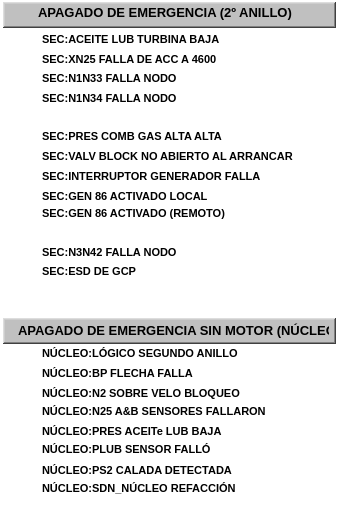
  <widget class="QFrame" name="fr_3">
   <property name="geometry">
    <rect>
     <x>685</x>
     <y>53</y>
     <width>341</width>
     <height>528</height>
    </rect>
   </property>
   <property name="styleSheet">
    <string notr="true">background-color: rgba(255, 255, 255, 0);</string>
   </property>
   <property name="frameShape">
    <enum>QFrame::StyledPanel</enum>
   </property>
   <property name="frameShadow">
    <enum>QFrame::Plain</enum>
   </property>
   <property name="lineWidth">
    <number>1</number>
   </property>
   <property name="midLineWidth">
    <number>0</number>
   </property>
   <widget class="QFrame" name="frTitulo_7">
    <property name="geometry">
     <rect>
      <x>3</x>
      <y>2</y>
      <width>333</width>
      <height>26</height>
     </rect>
    </property>
    <property name="styleSheet">
     <string notr="true">background-color: rgb(192, 192, 192);</string>
    </property>
    <property name="frameShape">
     <enum>QFrame::WinPanel</enum>
    </property>
    <property name="frameShadow">
     <enum>QFrame::Raised</enum>
    </property>
    <property name="lineWidth">
     <number>2</number>
    </property>
    <property name="midLineWidth">
     <number>0</number>
    </property>
   </widget>
   <widget class="QLabel" name="lbTitulo_7">
    <property name="geometry">
     <rect>
      <x>38</x>
      <y>2</y>
      <width>271</width>
      <height>20</height>
     </rect>
    </property>
    <property name="font">
     <font>
      <pointsize>10</pointsize>
      <weight>75</weight>
      <bold>true</bold>
     </font>
    </property>
    <property name="styleSheet">
     <string notr="true">background-color: rgba(255, 255, 255, 0);</string>
    </property>
    <property name="text">
     <string>APAGADO DE EMERGENCIA (2º ANILLO)</string>
    </property>
   </widget>
   <widget class="QFrame" name="frTitulo_8">
    <property name="geometry">
     <rect>
      <x>3</x>
      <y>318</y>
      <width>333</width>
      <height>26</height>
     </rect>
    </property>
    <property name="styleSheet">
     <string notr="true">background-color: rgb(192, 192, 192);</string>
    </property>
    <property name="frameShape">
     <enum>QFrame::WinPanel</enum>
    </property>
    <property name="frameShadow">
     <enum>QFrame::Raised</enum>
    </property>
    <property name="lineWidth">
     <number>2</number>
    </property>
    <property name="midLineWidth">
     <number>0</number>
    </property>
   </widget>
   <widget class="QLabel" name="lbTitulo_8">
    <property name="geometry">
     <rect>
      <x>18</x>
      <y>320</y>
      <width>311</width>
      <height>20</height>
     </rect>
    </property>
    <property name="font">
     <font>
      <pointsize>10</pointsize>
      <weight>75</weight>
      <bold>true</bold>
     </font>
    </property>
    <property name="styleSheet">
     <string notr="true">background-color: rgba(255, 255, 255, 0);</string>
    </property>
    <property name="text">
     <string>APAGADO DE EMERGENCIA SIN MOTOR (NÚCLEO)</string>
    </property>
   </widget>
   <widget class="QLabel" name="lbTexto_65">
    <property name="geometry">
     <rect>
      <x>42</x>
      <y>31</y>
      <width>281</width>
      <height>16</height>
     </rect>
    </property>
    <property name="font">
     <font>
      <pointsize>8</pointsize>
      <weight>75</weight>
      <bold>true</bold>
     </font>
    </property>
    <property name="styleSheet">
     <string notr="true">background-color: rgba(255, 255, 255, 0);</string>
    </property>
    <property name="text">
     <string>SEC:ACEITE LUB TURBINA BAJA</string>
    </property>
   </widget>
   <widget class="AWMultiObject" name="aLet_65">
    <property name="geometry">
     <rect>
      <x>13</x>
      <y>25</y>
      <width>25</width>
      <height>31</height>
     </rect>
    </property>
    <property name="ElementType">
     <enum>AWMultiObject::CIRLED</enum>
    </property>
    <property name="OnColor">
     <enum>AWMultiObject::Grey</enum>
    </property>
    <property name="OffColor">
     <enum>AWMultiObject::Grey</enum>
    </property>
   </widget>
   <widget class="QLabel" name="lbTexto_66">
    <property name="geometry">
     <rect>
      <x>42</x>
      <y>51</y>
      <width>281</width>
      <height>16</height>
     </rect>
    </property>
    <property name="font">
     <font>
      <pointsize>8</pointsize>
      <weight>75</weight>
      <bold>true</bold>
     </font>
    </property>
    <property name="styleSheet">
     <string notr="true">background-color: rgba(255, 255, 255, 0);</string>
    </property>
    <property name="text">
     <string>SEC:XN25 FALLA DE ACC A 4600</string>
    </property>
   </widget>
   <widget class="AWMultiObject" name="aLet_66">
    <property name="geometry">
     <rect>
      <x>13</x>
      <y>45</y>
      <width>25</width>
      <height>31</height>
     </rect>
    </property>
    <property name="ElementType">
     <enum>AWMultiObject::CIRLED</enum>
    </property>
    <property name="OnColor">
     <enum>AWMultiObject::Grey</enum>
    </property>
    <property name="OffColor">
     <enum>AWMultiObject::Grey</enum>
    </property>
   </widget>
   <widget class="QLabel" name="lbTexto_67">
    <property name="geometry">
     <rect>
      <x>42</x>
      <y>70</y>
      <width>281</width>
      <height>16</height>
     </rect>
    </property>
    <property name="font">
     <font>
      <pointsize>8</pointsize>
      <weight>75</weight>
      <bold>true</bold>
     </font>
    </property>
    <property name="styleSheet">
     <string notr="true">background-color: rgba(255, 255, 255, 0);</string>
    </property>
    <property name="text">
     <string>SEC:N1N33 FALLA NODO</string>
    </property>
   </widget>
   <widget class="AWMultiObject" name="aLet_67">
    <property name="geometry">
     <rect>
      <x>13</x>
      <y>64</y>
      <width>25</width>
      <height>31</height>
     </rect>
    </property>
    <property name="ElementType">
     <enum>AWMultiObject::CIRLED</enum>
    </property>
    <property name="OnColor">
     <enum>AWMultiObject::Grey</enum>
    </property>
    <property name="OffColor">
     <enum>AWMultiObject::Grey</enum>
    </property>
   </widget>
   <widget class="QLabel" name="lbTexto_68">
    <property name="geometry">
     <rect>
      <x>42</x>
      <y>90</y>
      <width>281</width>
      <height>16</height>
     </rect>
    </property>
    <property name="font">
     <font>
      <pointsize>8</pointsize>
      <weight>75</weight>
      <bold>true</bold>
     </font>
    </property>
    <property name="styleSheet">
     <string notr="true">background-color: rgba(255, 255, 255, 0);</string>
    </property>
    <property name="text">
     <string>SEC:N1N34 FALLA NODO</string>
    </property>
   </widget>
   <widget class="AWMultiObject" name="aLet_68">
    <property name="geometry">
     <rect>
      <x>13</x>
      <y>83</y>
      <width>25</width>
      <height>31</height>
     </rect>
    </property>
    <property name="ElementType">
     <enum>AWMultiObject::CIRLED</enum>
    </property>
    <property name="OnColor">
     <enum>AWMultiObject::Grey</enum>
    </property>
    <property name="OffColor">
     <enum>AWMultiObject::Grey</enum>
    </property>
   </widget>
   <widget class="AWMultiObject" name="aLet_69">
    <property name="geometry">
     <rect>
      <x>13</x>
      <y>139</y>
      <width>25</width>
      <height>31</height>
     </rect>
    </property>
    <property name="ElementType">
     <enum>AWMultiObject::CIRLED</enum>
    </property>
    <property name="OnColor">
     <enum>AWMultiObject::Grey</enum>
    </property>
    <property name="OffColor">
     <enum>AWMultiObject::Grey</enum>
    </property>
   </widget>
   <widget class="QLabel" name="lbTexto_69">
    <property name="geometry">
     <rect>
      <x>42</x>
      <y>128</y>
      <width>281</width>
      <height>16</height>
     </rect>
    </property>
    <property name="font">
     <font>
      <pointsize>8</pointsize>
      <weight>75</weight>
      <bold>true</bold>
     </font>
    </property>
    <property name="styleSheet">
     <string notr="true">background-color: rgba(255, 255, 255, 0);</string>
    </property>
    <property name="text">
     <string>SEC:PRES COMB GAS ALTA ALTA</string>
    </property>
   </widget>
   <widget class="AWMultiObject" name="aLet_70">
    <property name="geometry">
     <rect>
      <x>13</x>
      <y>160</y>
      <width>25</width>
      <height>31</height>
     </rect>
    </property>
    <property name="ElementType">
     <enum>AWMultiObject::CIRLED</enum>
    </property>
    <property name="OnColor">
     <enum>AWMultiObject::Grey</enum>
    </property>
    <property name="OffColor">
     <enum>AWMultiObject::Grey</enum>
    </property>
   </widget>
   <widget class="QLabel" name="lbTexto_70">
    <property name="geometry">
     <rect>
      <x>42</x>
      <y>148</y>
      <width>281</width>
      <height>16</height>
     </rect>
    </property>
    <property name="font">
     <font>
      <pointsize>8</pointsize>
      <weight>75</weight>
      <bold>true</bold>
     </font>
    </property>
    <property name="styleSheet">
     <string notr="true">background-color: rgba(255, 255, 255, 0);</string>
    </property>
    <property name="text">
     <string>SEC:VALV BLOCK NO ABIERTO AL ARRANCAR</string>
    </property>
   </widget>
   <widget class="QLabel" name="lbTexto_71">
    <property name="geometry">
     <rect>
      <x>42</x>
      <y>168</y>
      <width>281</width>
      <height>16</height>
     </rect>
    </property>
    <property name="font">
     <font>
      <pointsize>8</pointsize>
      <weight>75</weight>
      <bold>true</bold>
     </font>
    </property>
    <property name="styleSheet">
     <string notr="true">background-color: rgba(255, 255, 255, 0);</string>
    </property>
    <property name="text">
     <string>SEC:INTERRUPTOR GENERADOR FALLA</string>
    </property>
   </widget>
   <widget class="AWMultiObject" name="aLet_71">
    <property name="geometry">
     <rect>
      <x>13</x>
      <y>121</y>
      <width>25</width>
      <height>31</height>
     </rect>
    </property>
    <property name="ElementType">
     <enum>AWMultiObject::CIRLED</enum>
    </property>
    <property name="OnColor">
     <enum>AWMultiObject::Grey</enum>
    </property>
    <property name="OffColor">
     <enum>AWMultiObject::Grey</enum>
    </property>
   </widget>
   <widget class="AWMultiObject" name="aLet_72">
    <property name="geometry">
     <rect>
      <x>13</x>
      <y>198</y>
      <width>25</width>
      <height>31</height>
     </rect>
    </property>
    <property name="ElementType">
     <enum>AWMultiObject::CIRLED</enum>
    </property>
    <property name="OnColor">
     <enum>AWMultiObject::Grey</enum>
    </property>
    <property name="OffColor">
     <enum>AWMultiObject::Grey</enum>
    </property>
   </widget>
   <widget class="QLabel" name="lbTexto_72">
    <property name="geometry">
     <rect>
      <x>42</x>
      <y>188</y>
      <width>281</width>
      <height>16</height>
     </rect>
    </property>
    <property name="font">
     <font>
      <pointsize>8</pointsize>
      <weight>75</weight>
      <bold>true</bold>
     </font>
    </property>
    <property name="styleSheet">
     <string notr="true">background-color: rgba(255, 255, 255, 0);</string>
    </property>
    <property name="text">
     <string>SEC:GEN 86 ACTIVADO LOCAL</string>
    </property>
   </widget>
   <widget class="AWMultiObject" name="aLet_73">
    <property name="geometry">
     <rect>
      <x>13</x>
      <y>237</y>
      <width>25</width>
      <height>31</height>
     </rect>
    </property>
    <property name="ElementType">
     <enum>AWMultiObject::CIRLED</enum>
    </property>
    <property name="OnColor">
     <enum>AWMultiObject::Grey</enum>
    </property>
    <property name="OffColor">
     <enum>AWMultiObject::Grey</enum>
    </property>
   </widget>
   <widget class="QLabel" name="lbTexto_73">
    <property name="geometry">
     <rect>
      <x>42</x>
      <y>205</y>
      <width>281</width>
      <height>16</height>
     </rect>
    </property>
    <property name="font">
     <font>
      <pointsize>8</pointsize>
      <weight>75</weight>
      <bold>true</bold>
     </font>
    </property>
    <property name="styleSheet">
     <string notr="true">background-color: rgba(255, 255, 255, 0);</string>
    </property>
    <property name="text">
     <string>SEC:GEN 86 ACTIVADO (REMOTO)</string>
    </property>
   </widget>
   <widget class="QLabel" name="lbTexto_74">
    <property name="geometry">
     <rect>
      <x>42</x>
      <y>385</y>
      <width>281</width>
      <height>16</height>
     </rect>
    </property>
    <property name="font">
     <font>
      <pointsize>8</pointsize>
      <weight>75</weight>
      <bold>true</bold>
     </font>
    </property>
    <property name="styleSheet">
     <string notr="true">background-color: rgba(255, 255, 255, 0);</string>
    </property>
    <property name="text">
     <string>NÚCLEO:N2 SOBRE VELO BLOQUEO</string>
    </property>
   </widget>
   <widget class="AWMultiObject" name="aLet_74">
    <property name="geometry">
     <rect>
      <x>13</x>
      <y>180</y>
      <width>25</width>
      <height>31</height>
     </rect>
    </property>
    <property name="ElementType">
     <enum>AWMultiObject::CIRLED</enum>
    </property>
    <property name="OnColor">
     <enum>AWMultiObject::Grey</enum>
    </property>
    <property name="OffColor">
     <enum>AWMultiObject::Grey</enum>
    </property>
   </widget>
   <widget class="QLabel" name="lbTexto_75">
    <property name="geometry">
     <rect>
      <x>42</x>
      <y>244</y>
      <width>281</width>
      <height>16</height>
     </rect>
    </property>
    <property name="font">
     <font>
      <pointsize>8</pointsize>
      <weight>75</weight>
      <bold>true</bold>
     </font>
    </property>
    <property name="styleSheet">
     <string notr="true">background-color: rgba(255, 255, 255, 0);</string>
    </property>
    <property name="text">
     <string>SEC:N3N42 FALLA NODO</string>
    </property>
   </widget>
   <widget class="AWMultiObject" name="aLet_75">
    <property name="geometry">
     <rect>
      <x>13</x>
      <y>256</y>
      <width>25</width>
      <height>31</height>
     </rect>
    </property>
    <property name="ElementType">
     <enum>AWMultiObject::CIRLED</enum>
    </property>
    <property name="OnColor">
     <enum>AWMultiObject::Grey</enum>
    </property>
    <property name="OffColor">
     <enum>AWMultiObject::Grey</enum>
    </property>
   </widget>
   <widget class="AWMultiObject" name="aLet_76">
    <property name="geometry">
     <rect>
      <x>13</x>
      <y>339</y>
      <width>25</width>
      <height>31</height>
     </rect>
    </property>
    <property name="ElementType">
     <enum>AWMultiObject::CIRLED</enum>
    </property>
    <property name="OnColor">
     <enum>AWMultiObject::Grey</enum>
    </property>
    <property name="OffColor">
     <enum>AWMultiObject::Grey</enum>
    </property>
   </widget>
   <widget class="QLabel" name="lbTexto_76">
    <property name="geometry">
     <rect>
      <x>42</x>
      <y>263</y>
      <width>281</width>
      <height>16</height>
     </rect>
    </property>
    <property name="font">
     <font>
      <pointsize>8</pointsize>
      <weight>75</weight>
      <bold>true</bold>
     </font>
    </property>
    <property name="styleSheet">
     <string notr="true">background-color: rgba(255, 255, 255, 0);</string>
    </property>
    <property name="text">
     <string>SEC:ESD DE GCP</string>
    </property>
   </widget>
   <widget class="QLabel" name="lbTexto_77">
    <property name="geometry">
     <rect>
      <x>42</x>
      <y>345</y>
      <width>281</width>
      <height>16</height>
     </rect>
    </property>
    <property name="font">
     <font>
      <pointsize>8</pointsize>
      <weight>75</weight>
      <bold>true</bold>
     </font>
    </property>
    <property name="styleSheet">
     <string notr="true">background-color: rgba(255, 255, 255, 0);</string>
    </property>
    <property name="text">
     <string>NÚCLEO:LÓGICO SEGUNDO ANILLO</string>
    </property>
   </widget>
   <widget class="AWMultiObject" name="aLet_77">
    <property name="geometry">
     <rect>
      <x>13</x>
      <y>358</y>
      <width>25</width>
      <height>31</height>
     </rect>
    </property>
    <property name="ElementType">
     <enum>AWMultiObject::CIRLED</enum>
    </property>
    <property name="OnColor">
     <enum>AWMultiObject::Grey</enum>
    </property>
    <property name="OffColor">
     <enum>AWMultiObject::Grey</enum>
    </property>
   </widget>
   <widget class="AWMultiObject" name="aLet_78">
    <property name="geometry">
     <rect>
      <x>13</x>
      <y>378</y>
      <width>25</width>
      <height>31</height>
     </rect>
    </property>
    <property name="ElementType">
     <enum>AWMultiObject::CIRLED</enum>
    </property>
    <property name="OnColor">
     <enum>AWMultiObject::Grey</enum>
    </property>
    <property name="OffColor">
     <enum>AWMultiObject::Grey</enum>
    </property>
   </widget>
   <widget class="QLabel" name="lbTexto_78">
    <property name="geometry">
     <rect>
      <x>42</x>
      <y>365</y>
      <width>281</width>
      <height>16</height>
     </rect>
    </property>
    <property name="font">
     <font>
      <pointsize>8</pointsize>
      <weight>75</weight>
      <bold>true</bold>
     </font>
    </property>
    <property name="styleSheet">
     <string notr="true">background-color: rgba(255, 255, 255, 0);</string>
    </property>
    <property name="text">
     <string>NÚCLEO:BP FLECHA FALLA</string>
    </property>
   </widget>
   <widget class="QLabel" name="lbTexto_79">
    <property name="geometry">
     <rect>
      <x>42</x>
      <y>403</y>
      <width>281</width>
      <height>16</height>
     </rect>
    </property>
    <property name="font">
     <font>
      <pointsize>8</pointsize>
      <weight>75</weight>
      <bold>true</bold>
     </font>
    </property>
    <property name="styleSheet">
     <string notr="true">background-color: rgba(255, 255, 255, 0);</string>
    </property>
    <property name="text">
     <string>NÚCLEO:N25 A&amp;B SENSORES FALLARON</string>
    </property>
   </widget>
   <widget class="AWMultiObject" name="aLet_79">
    <property name="geometry">
     <rect>
      <x>13</x>
      <y>396</y>
      <width>25</width>
      <height>31</height>
     </rect>
    </property>
    <property name="ElementType">
     <enum>AWMultiObject::CIRLED</enum>
    </property>
    <property name="OnColor">
     <enum>AWMultiObject::Grey</enum>
    </property>
    <property name="OffColor">
     <enum>AWMultiObject::Grey</enum>
    </property>
   </widget>
   <widget class="AWMultiObject" name="aLet_80">
    <property name="geometry">
     <rect>
      <x>13</x>
      <y>455</y>
      <width>25</width>
      <height>31</height>
     </rect>
    </property>
    <property name="ElementType">
     <enum>AWMultiObject::CIRLED</enum>
    </property>
    <property name="OnColor">
     <enum>AWMultiObject::Grey</enum>
    </property>
    <property name="OffColor">
     <enum>AWMultiObject::Grey</enum>
    </property>
   </widget>
   <widget class="QLabel" name="lbTexto_80">
    <property name="geometry">
     <rect>
      <x>42</x>
      <y>462</y>
      <width>281</width>
      <height>16</height>
     </rect>
    </property>
    <property name="font">
     <font>
      <pointsize>8</pointsize>
      <weight>75</weight>
      <bold>true</bold>
     </font>
    </property>
    <property name="styleSheet">
     <string notr="true">background-color: rgba(255, 255, 255, 0);</string>
    </property>
    <property name="text">
     <string>NÚCLEO:PS2 CALADA DETECTADA</string>
    </property>
   </widget>
   <widget class="AWMultiObject" name="aLet_81">
    <property name="geometry">
     <rect>
      <x>13</x>
      <y>525</y>
      <width>25</width>
      <height>31</height>
     </rect>
    </property>
    <property name="ElementType">
     <enum>AWMultiObject::CIRLED</enum>
    </property>
    <property name="OnColor">
     <enum>AWMultiObject::Grey</enum>
    </property>
    <property name="OffColor">
     <enum>AWMultiObject::Grey</enum>
    </property>
   </widget>
   <widget class="QLabel" name="lbTexto_81">
    <property name="geometry">
     <rect>
      <x>42</x>
      <y>532</y>
      <width>281</width>
      <height>16</height>
     </rect>
    </property>
    <property name="font">
     <font>
      <pointsize>8</pointsize>
      <weight>75</weight>
      <bold>true</bold>
     </font>
    </property>
    <property name="styleSheet">
     <string notr="true">background-color: rgba(255, 255, 255, 0);</string>
    </property>
    <property name="text">
     <string>SEC:XN25 FALLÓ EN HACER NÚCLEO</string>
    </property>
   </widget>
   <widget class="AWMultiObject" name="aLet_82">
    <property name="geometry">
     <rect>
      <x>13</x>
      <y>545</y>
      <width>25</width>
      <height>31</height>
     </rect>
    </property>
    <property name="ElementType">
     <enum>AWMultiObject::CIRLED</enum>
    </property>
    <property name="OnColor">
     <enum>AWMultiObject::Grey</enum>
    </property>
    <property name="OffColor">
     <enum>AWMultiObject::Grey</enum>
    </property>
   </widget>
   <widget class="QLabel" name="lbTexto_82">
    <property name="geometry">
     <rect>
      <x>42</x>
      <y>550</y>
      <width>281</width>
      <height>16</height>
     </rect>
    </property>
    <property name="font">
     <font>
      <pointsize>8</pointsize>
      <weight>75</weight>
      <bold>true</bold>
     </font>
    </property>
    <property name="styleSheet">
     <string notr="true">background-color: rgba(255, 255, 255, 0);</string>
    </property>
    <property name="text">
     <string>SEC:FALLÓ EN ENCENDER</string>
    </property>
   </widget>
   <widget class="AWMultiObject" name="aLet_83">
    <property name="geometry">
     <rect>
      <x>13</x>
      <y>415</y>
      <width>25</width>
      <height>31</height>
     </rect>
    </property>
    <property name="ElementType">
     <enum>AWMultiObject::CIRLED</enum>
    </property>
    <property name="OnColor">
     <enum>AWMultiObject::Grey</enum>
    </property>
    <property name="OffColor">
     <enum>AWMultiObject::Grey</enum>
    </property>
   </widget>
   <widget class="QLabel" name="lbTexto_83">
    <property name="geometry">
     <rect>
      <x>42</x>
      <y>423</y>
      <width>281</width>
      <height>16</height>
     </rect>
    </property>
    <property name="font">
     <font>
      <pointsize>8</pointsize>
      <weight>75</weight>
      <bold>true</bold>
     </font>
    </property>
    <property name="styleSheet">
     <string notr="true">background-color: rgba(255, 255, 255, 0);</string>
    </property>
    <property name="text">
     <string>NÚCLEO:PRES ACEITe LUB BAJA</string>
    </property>
   </widget>
   <widget class="AWMultiObject" name="aLet_84">
    <property name="geometry">
     <rect>
      <x>13</x>
      <y>435</y>
      <width>25</width>
      <height>31</height>
     </rect>
    </property>
    <property name="ElementType">
     <enum>AWMultiObject::CIRLED</enum>
    </property>
    <property name="OnColor">
     <enum>AWMultiObject::Grey</enum>
    </property>
    <property name="OffColor">
     <enum>AWMultiObject::Grey</enum>
    </property>
   </widget>
   <widget class="QLabel" name="lbTexto_84">
    <property name="geometry">
     <rect>
      <x>42</x>
      <y>441</y>
      <width>281</width>
      <height>16</height>
     </rect>
    </property>
    <property name="font">
     <font>
      <pointsize>8</pointsize>
      <weight>75</weight>
      <bold>true</bold>
     </font>
    </property>
    <property name="styleSheet">
     <string notr="true">background-color: rgba(255, 255, 255, 0);</string>
    </property>
    <property name="text">
     <string>NÚCLEO:PLUB SENSOR FALLÓ</string>
    </property>
   </widget>
   <widget class="QLabel" name="lbTexto_85">
    <property name="geometry">
     <rect>
      <x>42</x>
      <y>480</y>
      <width>281</width>
      <height>16</height>
     </rect>
    </property>
    <property name="font">
     <font>
      <pointsize>8</pointsize>
      <weight>75</weight>
      <bold>true</bold>
     </font>
    </property>
    <property name="styleSheet">
     <string notr="true">background-color: rgba(255, 255, 255, 0);</string>
    </property>
    <property name="text">
     <string>NÚCLEO:SDN_NÚCLEO REFACCIÓN</string>
    </property>
   </widget>
   <widget class="AWMultiObject" name="aLet_85">
    <property name="geometry">
     <rect>
      <x>13</x>
      <y>475</y>
      <width>25</width>
      <height>31</height>
     </rect>
    </property>
    <property name="ElementType">
     <enum>AWMultiObject::CIRLED</enum>
    </property>
    <property name="OnColor">
     <enum>AWMultiObject::Grey</enum>
    </property>
    <property name="OffColor">
     <enum>AWMultiObject::Grey</enum>
    </property>
   </widget>
  </widget>
